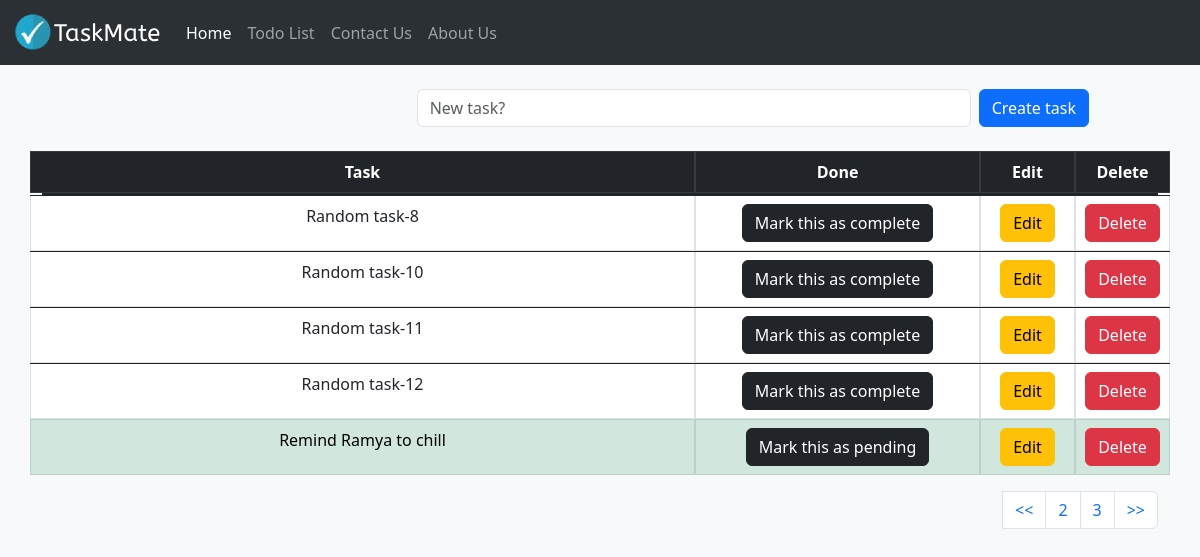
The page /todolist/?pg=3 on the database as committed earlier.
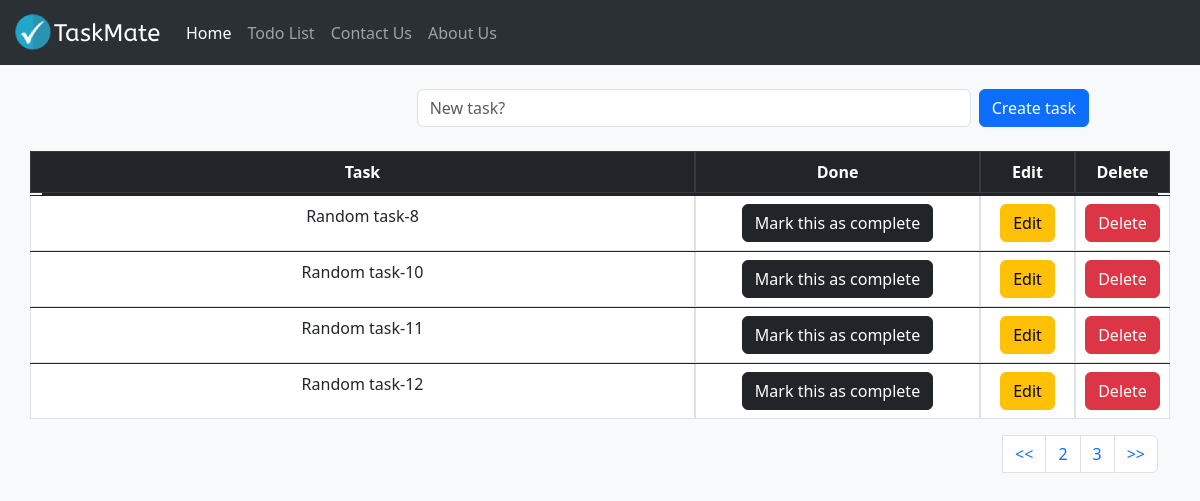
The same page on the database as committed later.
### todolist_app/models.py (models this page shows, shortened)
class TaskList(models.Model):
    task = models.CharField(max_length=300)
    done = models.BooleanField(default=False)

### todolist_app/views.py (the view)
# urls.py: path('todolist/', include('todolist_app.urls')),
def todolist(request):
    if request.method == "POST":
        form = Taskform(request.POST or None)
        if form.is_valid:
            form.save()
        messages.success(request,("Task added successfully!"))
        return redirect('todolist')
    else:
        all_tasks = TaskList.objects.all()
        paginator = Paginator(all_tasks, 5)
        page = request.GET.get('pg')
        all_tasks = paginator.get_page(page)
        return render(request,'todolist.html',{'all_tasks':all_tasks})

### todolist_app/templates/todolist.html (shortened to what this page needs)
{% extends 'base.html' %}
{% block content %}
    <br/>
    <div class="container">
    <form method="POST" class="row align-items-center g-2">
        <label class="col-lg-4 col-form-label"></label>
        <div class="col-md-6 col-lg-6">
            <input type="text" class="form-control" placeholder="New task?" name="task">
        </div>
        <div class="col-lg-2">
            <button type="submit" class="btn btn-primary w-auto text-nowrap">Create task</button>
        </div>
    </form>
    <br/>
    <table class="table table-bordered text-center" >
        <thead class="table table-dark"  >
            <tr class = "row">
                <th class="col-7">Task</th>
                <th class="col-3">Done</th>
                <th class="col-1">Edit</th>
                <th class="col-1">Delete</th>
                </tr>
        </thead>
        <tbody class="table-group-divider">
            {% if all_tasks%}
                {% for obj in all_tasks %}
                    {% if obj.done%}
                        <tr class="table-success row">
                            <td class="col-7">{{obj.task}}</td>
                            <td class="col-3"><a href="{% url 'pending_task' obj.id %}" style="text-decoration: none;"><button type="button" class="btn btn-dark">Mark this as pending</button></a></td>
                            <td class="col-1"><a href="{% url 'edit_task' obj.id %}"><button type="button" class="btn btn-warning" style="background-color: #ffc107; color: black;">Edit</button></a></td>
                            <td class="col-1"><a href="{% url 'delete_task' obj.id %}"><button type="button" class="btn btn-danger" style="background-color: #dc3545; color: white;">Delete</button></a></td>
                        </tr>
                    {% else %}
                        <tr class = "row">
                            <td class="col-7">{{obj.task}}</td>
                            <td class="col-3"><a href="{% url 'complete_task' obj.id %}" style="text-decoration: none;"><button type="button" class="btn btn-dark">Mark this as complete</button></a></td>
                            <td class="col-1"><a href="{% url 'edit_task' obj.id %}"><button type="button" class="btn btn-warning" style="background-color: #ffc107; color: black;" >Edit</button></a></td>
                            <td class="col-1"><a href="{% url 'delete_task' obj.id %}" ><button type="button" class="btn btn-danger" style="background-color: #dc3545; color: white;">Delete</button></a></td>
                        </tr>
                    {% endif %}
                {% endfor %}
            {% endif %}
        </tbody>
    </table>
    <nav aria-label="Page navigation example">
        <ul class="pagination justify-content-end">
        <li>
            <a class="page-link" href="?pg=1"><<</a>
        </li>
        {% if all_tasks.has_previous %}
            <li class="page-item"><a class="page-link" href="?pg={{ all_tasks.previous_page_number}}">{{ all_tasks.previous_page_number}}</a></li>
        {% endif %}
        <li class="page-item"><a class="page-link" href="?pg={{ all_tasks.number}}">{{ all_tasks.number}}</a></li>
        <li class="page-item">
            <a class="page-link" href="?pg={{all_tasks.paginator.num_pages}}">>></a>
        </li>
        </ul>
    </nav>
</div>
{% endblock content %}

### templates/base.html (shortened to what this page needs)
{% load static %}
<!DOCTYPE html>
<html lang="en">
  <head>
    <link
      href="https://cdn.jsdelivr.net/npm/bootstrap@5.3.0-alpha3/dist/css/bootstrap.min.css"
      rel="stylesheet"
    />
    <nav class="navbar navbar-expand-lg bg-body-tertiary" data-bs-theme="dark">
      <div class="container-fluid">
        <a class="navbar-brand" href="{% url 'index' %}"><img src = "{% static "images/logo.png" %}" alt="TaskMate"></a>
        <div class="collapse navbar-collapse" id="navbarNav">
          <ul class="navbar-nav">
            <li class="nav-item">
              <a class="nav-link active" aria-current="page" href="{% url 'index' %}">Home</a>
            </li>
            <li class="nav-item">
              <a class="nav-link" href="{% url 'todolist' %}">Todo List</a>
            </li>
            <li class="nav-item">
              <a class="nav-link" href="{% url 'contact' %}">Contact Us</a>
            </li>
            <li class="nav-item">
              <a class="nav-link" href="{% url 'about' %}">About Us</a>
            </li>
          </ul>
        </div>
      </div>
    </nav>
  </head>
  <body class="bg-light">
    {% block content %}
    {% endblock content %}
  </body>
</html>

Rows that differ between the two databases and show on the page:
removed TaskList: task "Remind Ramya to chill"
